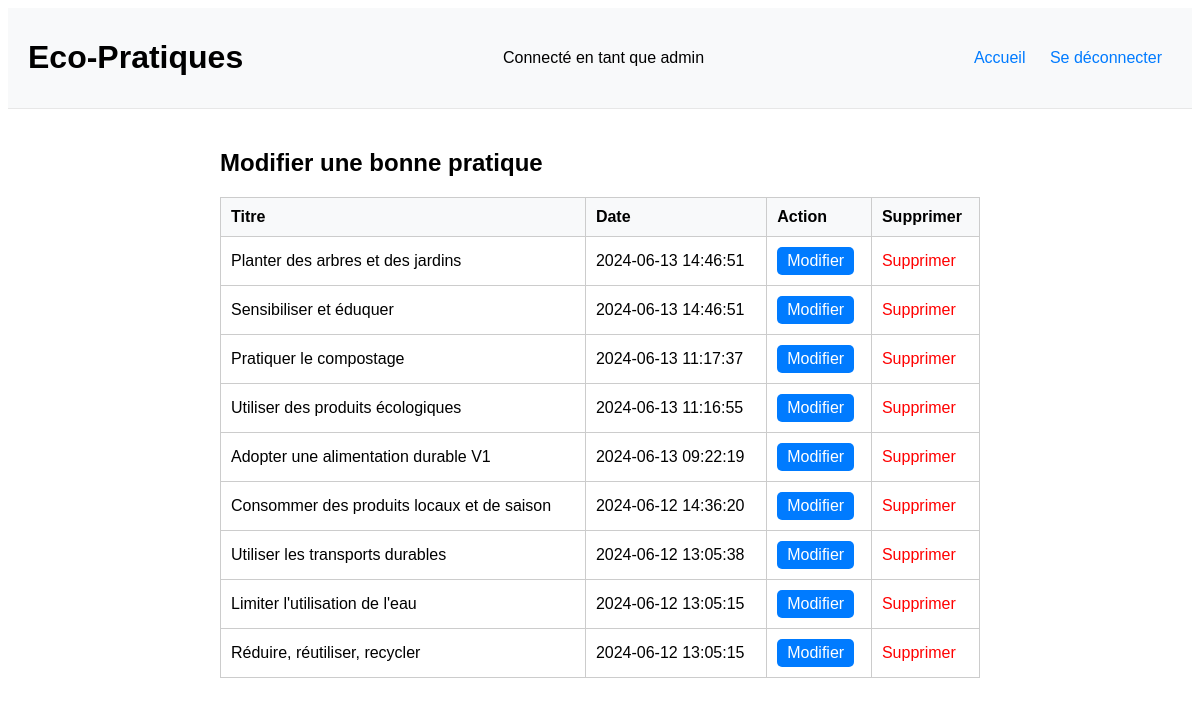
Page /edit_article_list.php (signed in) on the committed database.
### tables this page shows
CREATE TABLE `article` (
  `id_article` int NOT NULL,
  `id_user` int DEFAULT NULL,
  `titre` varchar(255) NOT NULL,
  `description` text NOT NULL,
  `date` datetime DEFAULT CURRENT_TIMESTAMP
);

### edit_article_list.php (the view, shortened to what this page needs)
<?php
require_once 'include/db_connect.php';
if ($_SESSION['role'] == 'admin') {
    $sql = "SELECT id_article, titre, date, id_user FROM Article ORDER BY date DESC";
} else {
    $sql = "SELECT id_article, titre, date, id_user FROM Article WHERE id_user = :id_user ORDER BY date DESC";
}
$stmt = $pdo->prepare($sql);
$stmt->execute();
$articles = $stmt->fetchAll(PDO::FETCH_ASSOC);
?>
<!DOCTYPE html>
<html lang="fr">
<head>
    <link rel="stylesheet" href="./style/edit_article_list.css">
</head>
<body>
<header>
        <div>
            <h1>Eco-Pratiques</h1>
        </div>
        <span>Connecté en tant que <?php echo $_SESSION['role']; ?></span>
        <nav>
            <a href="index.php">Accueil</a>
            <a href="logout.php">Se déconnecter</a>
        </nav>
    </header>
    <main>
        <h2>Modifier une bonne pratique</h2>
        <table>
            <thead>
                <tr>
                    <th>Titre</th>
                    <th>Date</th>
                    <th>Action</th>
                    <?php if ($_SESSION['role'] == 'admin' || $_SESSION['role'] == 'editor'): ?>
                        <th>Supprimer</th>
                    <?php endif; ?>
                </tr>
            </thead>
            <tbody>
            <?php foreach ($articles as $article): ?>
                <tr>
                    <td><?php echo htmlspecialchars($article['titre']); ?></td>
                    <td><?php echo htmlspecialchars($article['date']); ?></td>
                    <td>
                        <a class="edit-link" href="edit_article.php?id=<?php echo $article['id_article']; ?>">Modifier</a>
                    </td>
                    <?php if ($_SESSION['role'] == 'admin'): ?>
                        <td>
                            <a class="delete-link" href="delete_article.php?id=<?php echo $article['id_article']; ?>" onclick="return confirm('Êtes-vous sûr de vouloir supprimer cet article ?');">Supprimer</a>
                        </td>
                    <?php elseif ($_SESSION['role'] == 'editor' && $article['id_user'] == $_SESSION['user_id']): ?>
                        <td>
                            <a class="delete-link" href="delete_article_editor.php?id=<?php echo $article['id_article']; ?>" onclick="return confirm('Êtes-vous sûr de vouloir supprimer cet article ?');">Supprimer</a>
                        </td>
                    <?php endif; ?>
                </tr>
            <?php endforeach; ?>
        </tbody>
        </table>
    </main>
</body>
</html>

### style/edit_article_list.css (style rules this page uses)
* { box-sizing: border-box; }
body { font-family: Arial, sans-serif; }
header { background-color: #f8f9fa; padding: 10px 20px; display: flex; justify-content: space-between; align-items: center; border-bottom: 1px solid #e7e7e7; }
nav a { margin: 0 10px; text-decoration: none; color: #007bff; }
main { padding: 20px; max-width: 800px; margin: 0 auto; }
table { width: 100%; border-collapse: collapse; margin-bottom: 20px; }
table, th, td { border: 1px solid #ccc; }
th, td { padding: 10px; text-align: left; }
th { background-color: #f8f9fa; }
.edit-link { display: inline-block; padding: 5px 10px; background-color: #007bff; color: white; text-decoration: none; border-radius: 5px; }
.delete-link { color: red; text-decoration: none; }

### rows in the picture
article: titre "Planter des arbres et des jardins", date "2024-06-13 14:46:51"
article: titre "Sensibiliser et éduquer", date "2024-06-13 14:46:51"
article: titre "Pratiquer le compostage", date "2024-06-13 11:17:37"
article: titre "Utiliser des produits écologiques", date "2024-06-13 11:16:55"
article: titre "Adopter une alimentation durable V1", date "2024-06-13 09:22:19"
article: titre "Consommer des produits locaux et de saison", date "2024-06-12 14:36:20"
article: titre "Utiliser les transports durables", date "2024-06-12 13:05:38"
article: titre "Limiter l'utilisation de l'eau", date "2024-06-12 13:05:15"
article: titre "Réduire, réutiliser, recycler", date "2024-06-12 13:05:15"

### other values in the picture
$_SESSION['role'] "admin"
